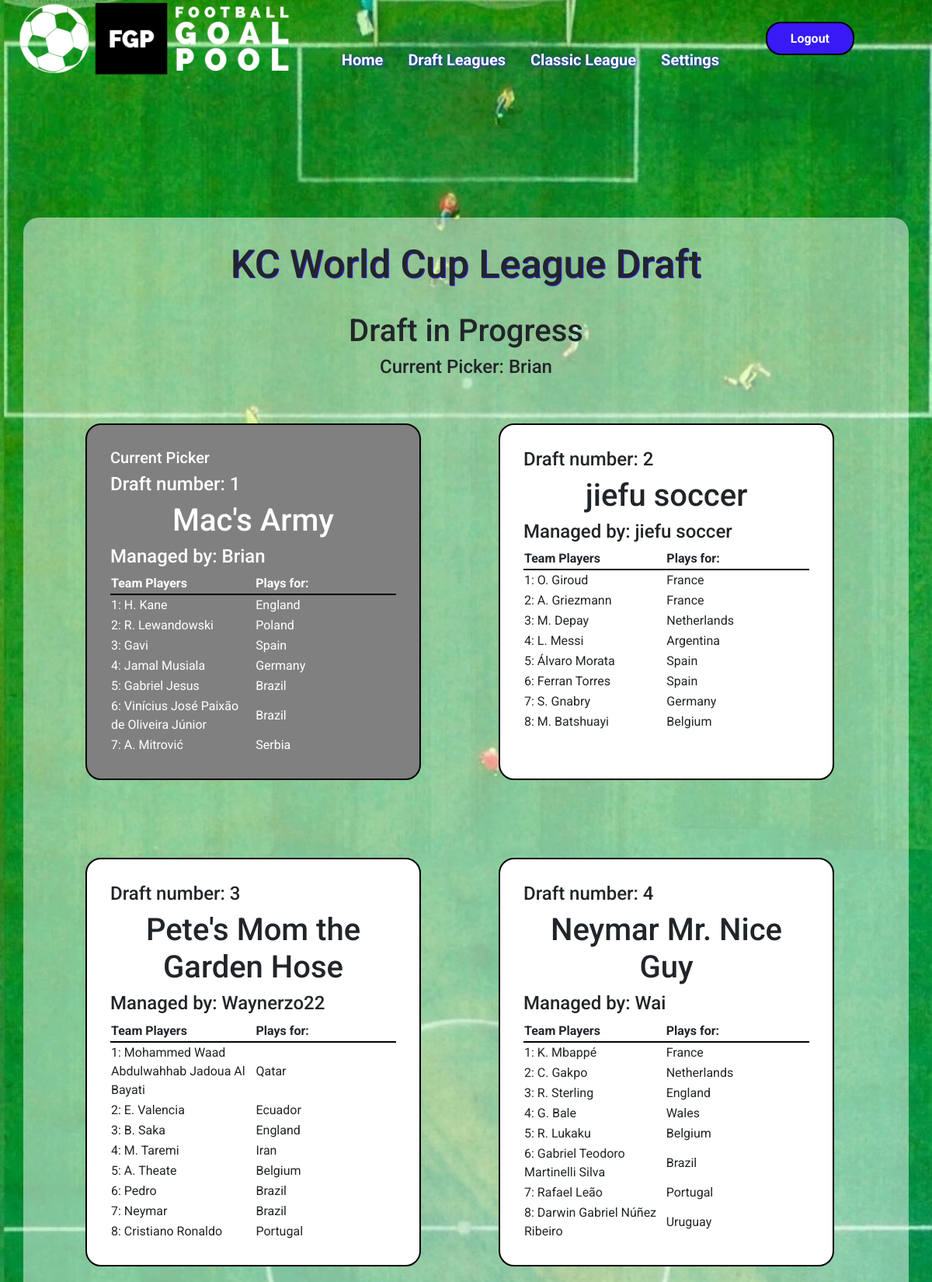
The app's page /draft/ (signed in, upper part) with its own data.
### goalpoolapp/models.py (models this page shows, shortened)
class League(models.Model):
    teamlimit = models.IntegerField()
    leaguename = models.CharField(max_length=64)
    leaguecode = models.CharField(max_length = 10, blank=True, null=True)
    teamplayerslimit = models.IntegerField()
    transfersActivated = models.BooleanField(default=False)
    transfersAllowed = models.BooleanField(default=False)
    duplicatePlayersAllowed = models.BooleanField()
    admin = models.ForeignKey(User, on_delete=models.CASCADE, related_name="administratedleague")
    draftcomplete = models.BooleanField(default=False)
    draftstarted = models.BooleanField(default=False)
    draftposition = models.IntegerField(default=1)
    draftdecending = models.BooleanField(default=False)

class User(AbstractUser):
    emailpermission = models.BooleanField(null=True)

class Team(models.Model):
    manager = models.ForeignKey(User, on_delete=models.CASCADE, related_name="managedteams")
    league = models.ForeignKey(League, on_delete=models.CASCADE, related_name="leagueteams")
    players = models.ManyToManyField(Player, related_name="teams", blank=True)
    provisionalplayers = models.ManyToManyField(Player, related_name="provisionalteams", blank=True)
    rank = models.IntegerField(default=1)
    teamname = models.CharField(max_length=64)
    totalgoals = models.IntegerField(default=0)
    draftnumber = models.IntegerField(blank=True, null=True)

class Player(models.Model):
    playercode = models.IntegerField()
    leagues = models.ManyToManyField(League, related_name="leagueplayers", blank=True)
    nickname = models.CharField(max_length=64)
    goals = models.IntegerField(default=0)
    country = models.ForeignKey(Country, on_delete=models.CASCADE, related_name="players")
    currentweekgoals = models.IntegerField(default=0)
    position = models.CharField(max_length=12)
    pic = models.CharField(max_length=100)

class Country(models.Model):
    countryname = models.CharField(max_length=20)
    countrypic = models.CharField(max_length=100)
    countryid = models.IntegerField()

### goalpoolapp/views.py (the view)
# urls.py: path('draft/', views.draft, name='draft'),
@login_required
def draft(request, leagueid=None):
    userteams = Team.objects.filter(manager=request.user)
    if leagueid != None:
        leagueslist = League.objects.filter(id=leagueid)
    else:
        leagueslist = League.objects.filter(leagueteams__in=userteams)
    leagueslist = leagueslist.exclude(id=19)
    leagues = Paginator(leagueslist, 1)
    page = request.GET.get('page')
    league = leagues.get_page(page)
    picker = None
    try:
        teams = league[0].leagueteams.all()
        playercheck = 0
        for team in teams:
            if team.players.count() == league[0].teamplayerslimit:
                playercheck += 1
        if playercheck == league[0].leagueteams.count():
            league[0].draftcomplete = True
            league[0].save()
        for team in league[0].leagueteams.all():
            if team.draftnumber == league[0].draftposition:
                picker = team.manager
    except:
        pass
    return render(request, 'goalpoolapp/draft.html', {
        "picker": picker,
        "leaguepage": league,
        "leagues": leagues,
    })

### goalpoolapp/templates/goalpoolapp/draft.html (shortened to what this page needs)
{% extends "goalpoolapp/layout.html" %}
{% load static %}
{% block body %}
<div id="main-page-content-container">
    <div id="main-page-content">
        {% for league in leaguepage %}
            <h2>{{ league.leaguename }} Draft</h2>
            <br>
            {% if league.draftstarted == True and league.draftcomplete == False %}
                <h3>Draft in Progress</h3>
                <h4>Current Picker: {{ picker }}</h4>
                <div id="teamscontainer">
                    {% for team in league.leagueteams.all|dictsort:"draftnumber" %}
                        <div
                        {% if team.manager == picker %}
                        class="pickercontainer"
                        {% else %}
                        class="teamcontainer"
                        {% endif %}
                        >
                        {% if team.manager == picker %}
                            <h5>Current Picker</h5>
                        {% endif %}
                        <h4>Draft number: {{ team.draftnumber }}</h4>
                        <h3>{{ team.teamname }}</h3>
                        <h4>Managed by: {{ team.manager }}</h4>
                            <table>
                                <tr>
                                    <th class="draftheader">Team Players</th>
                                    <th class="draftheader">Plays for:</th>
                                </tr>
                                {% for player in team.players.all %}
                                <tr>
                                    <td>{{ forloop.counter }}: {{ player.nickname }}</td>
                                    <td>{{ player.country.countryname }}</td>
                                </tr>
                                {% endfor %}
                            </table>
                        </div>
                    {% endfor %}
                </div>
            {% endif %}
        {% endfor %}
    </div>
</div>
{% endblock %}

### goalpoolapp/static/goalpoolapp/styles.css (style rules this page uses)
* { font-family: 'Roboto', sans-serif; }
h2 { font-size: 50px; text-shadow: 1px 1px #371af5; text-align: center; }
h3 { font-size: 40px; text-align: center; }
body { min-height: 100vh; display: flex; flex-direction: column; }
th { width: 20%; border-bottom: solid black 2px; }
tr { height: 20px; }
#main-page-content-container { display: flex; flex-direction: column; align-items: center; padding: 30px; }
#main-page-content { max-width: 1200px; background-color: #FFFFFF80; display: flex; flex-direction: column; align-items: center; padding: 30px; margin-top: 250px; border-radius: 20px; }
#teamscontainer { display: flex; flex-flow: row wrap; }
.teamcontainer { margin: 50px; border: solid black 2px; border-radius: 20px; padding: 30px; background-color: white; width: 40%; }
.draftheader { width: 200px; }
.pickercontainer { margin: 50px; border: solid black 2px; border-radius: 20px; padding: 30px; background-color: gray; color: white; width: 40%; }

### records on screen
League: leaguename "KC World Cup League"
User: username "Brian"
Team: shows "Current Picker", draftnumber "1", teamname "Mac's Army", manager "Brian"
Player: nickname "H. Kane", country.countryname "England"
Player: nickname "R. Lewandowski", country.countryname "Poland"
Player: nickname "Gavi", country.countryname "Spain"
Player: nickname "Jamal Musiala", country.countryname "Germany"
Player: nickname "Gabriel Jesus", country.countryname "Brazil"
Player: nickname "Vinícius José Paixão de Oliveira Júnior", country.countryname "Brazil"
Player: nickname "A. Mitrović", country.countryname "Serbia"
Team: draftnumber "2", teamname "jiefu soccer", manager "jiefu soccer"
Player: nickname "O. Giroud", country.countryname "France"
Player: nickname "A. Griezmann", country.countryname "France"
Player: nickname "M. Depay", country.countryname "Netherlands"
Player: nickname "L. Messi", country.countryname "Argentina"
Player: nickname "Álvaro Morata", country.countryname "Spain"
Player: nickname "Ferran Torres", country.countryname "Spain"
Player: nickname "S. Gnabry", country.countryname "Germany"
Player: nickname "M. Batshuayi", country.countryname "Belgium"
Team: draftnumber "3", teamname "Pete's Mom the Garden Hose", manager "Waynerzo22"
Player: nickname "Mohammed Waad Abdulwahhab Jadoua Al Bayati", country.countryname "Qatar"
Player: nickname "E. Valencia", country.countryname "Ecuador"
Player: nickname "B. Saka", country.countryname "England"
Player: nickname "M. Taremi", country.countryname "Iran"
Player: nickname "A. Theate", country.countryname "Belgium"
Player: nickname "Pedro", country.countryname "Brazil"
Player: nickname "Neymar", country.countryname "Brazil"
Player: nickname "Cristiano Ronaldo", country.countryname "Portugal"
Team: draftnumber "4", teamname "Neymar Mr. Nice Guy", manager "Wai"
Player: nickname "K. Mbappé", country.countryname "France"
Player: nickname "C. Gakpo", country.countryname "Netherlands"
Player: nickname "R. Sterling", country.countryname "England"
Player: nickname "G. Bale", country.countryname "Wales"
Player: nickname "R. Lukaku", country.countryname "Belgium"
Player: nickname "Gabriel Teodoro Martinelli Silva", country.countryname "Brazil"
Player: nickname "Rafael Leão", country.countryname "Portugal"
Player: nickname "Darwin Gabriel Núñez Ribeiro", country.countryname "Uruguay"
